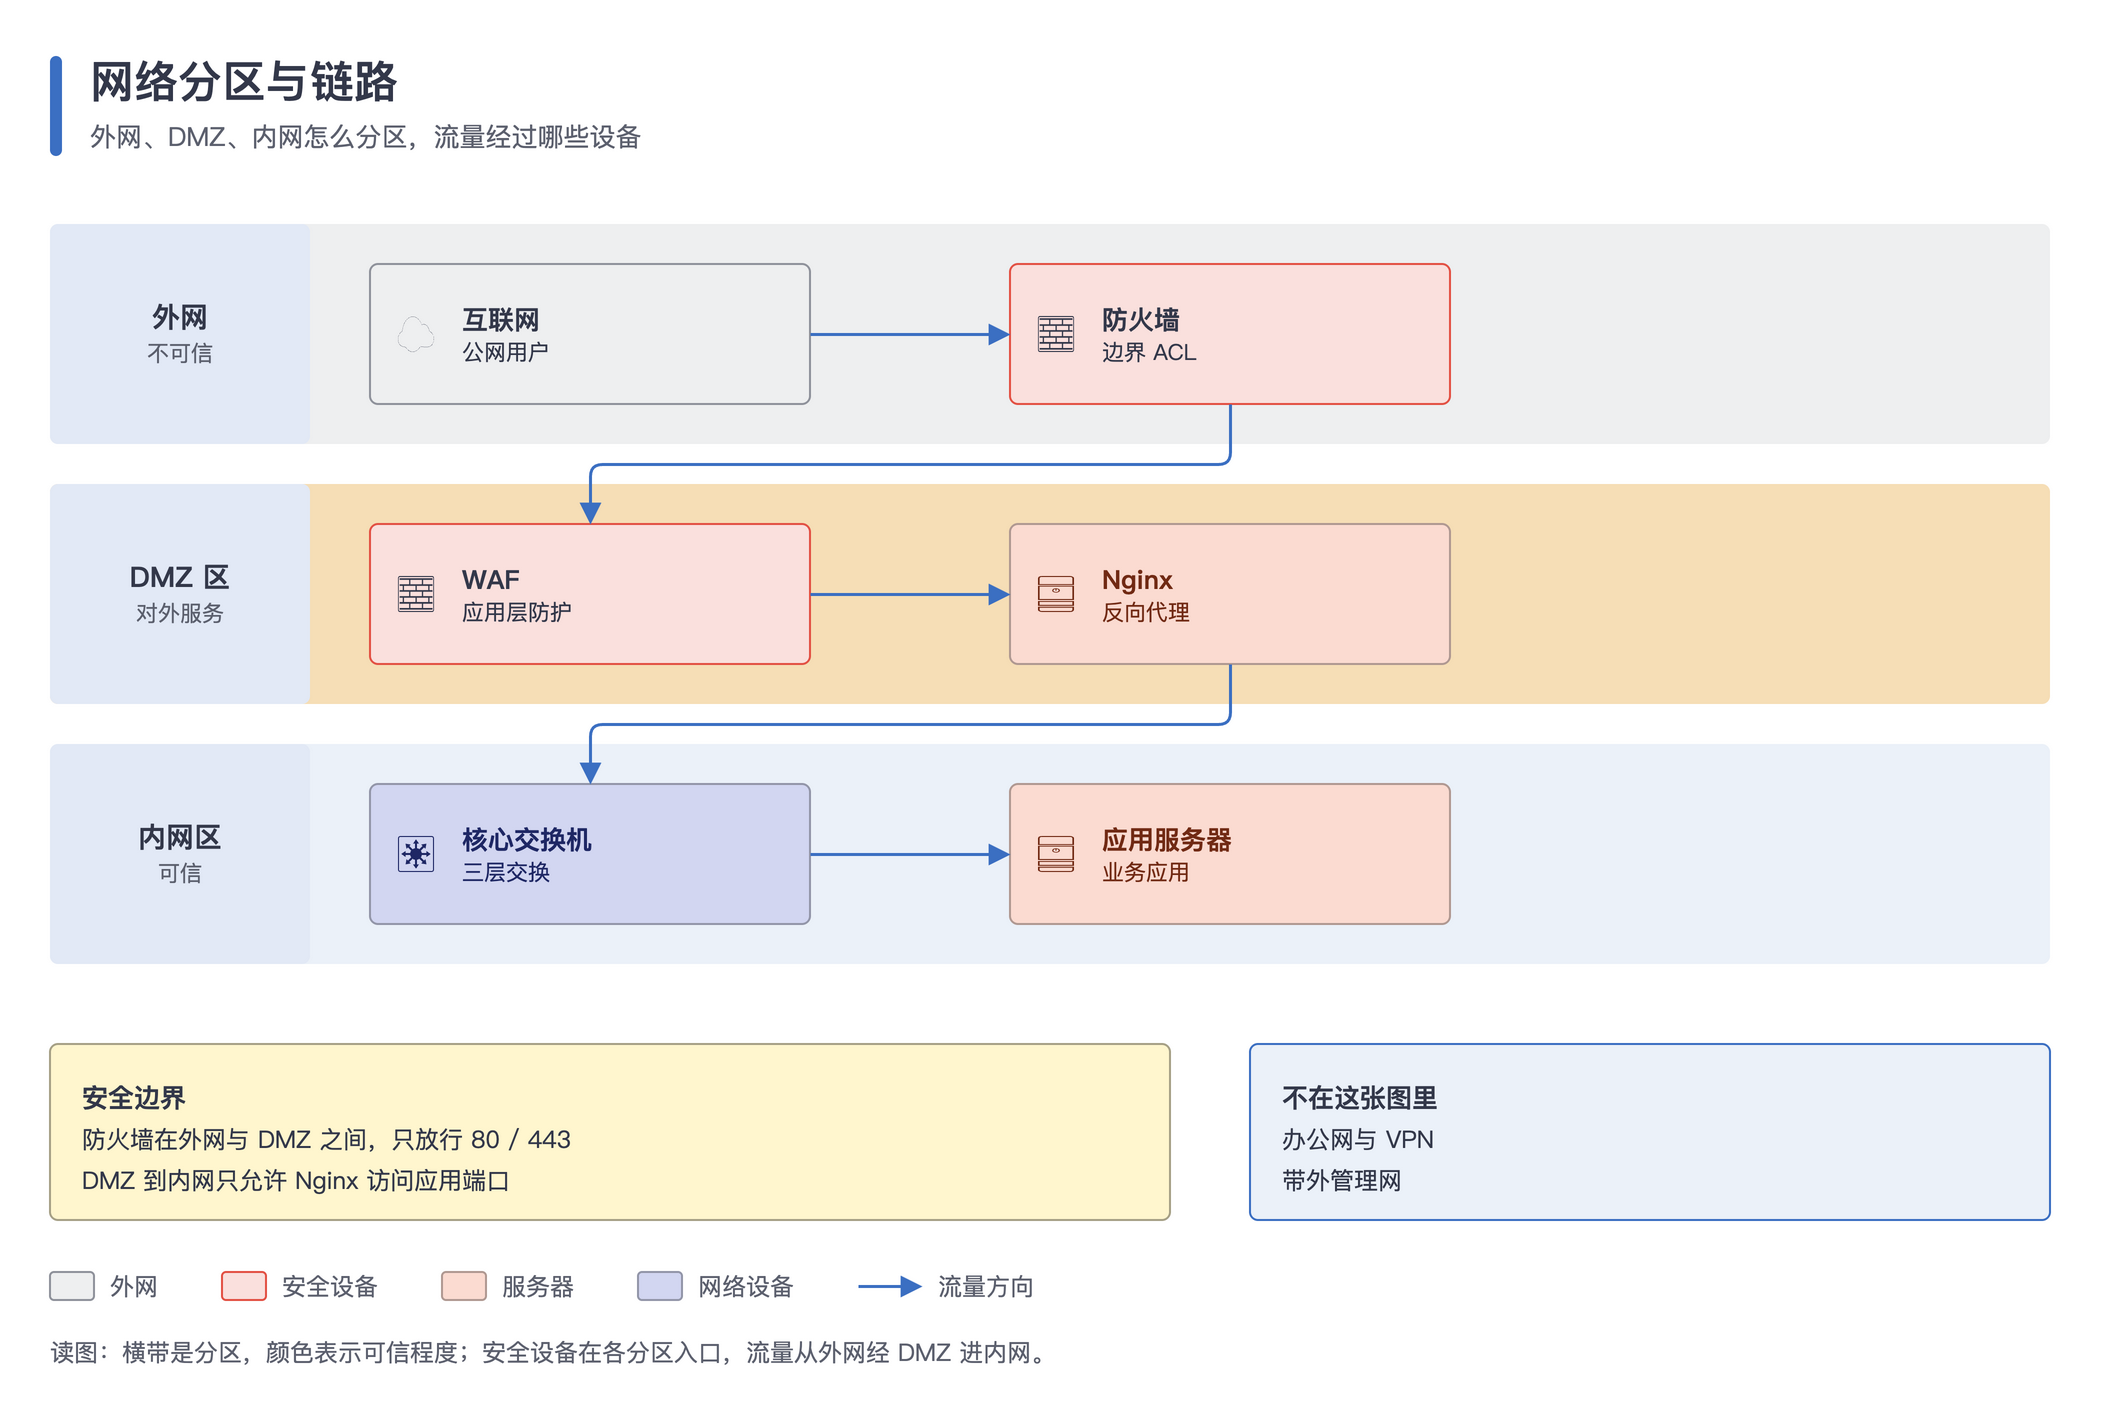

Recreate this plot in Python.
#!/usr/bin/env python3
"""网络拓扑图：分区用横向分层带（DMZ 警告底、内网浅底），设备卡片带 draw.io 自带的 Cisco 线性图标，安全设备在边界上。

用到：band（tint 换底色）、box（icon 传 mxgraph 样式串）、bad 安全设备、ext 外网、panel、legend、footer。
运行后在本目录生成 network.drawio 和 network.png。
"""
import os
import sys

HERE = os.path.dirname(os.path.abspath(__file__))
sys.path.insert(0, os.path.join(os.path.dirname(HERE), 'scripts'))
from drawio_kit import Diagram  # noqa: E402

MIN_SIDE = int(os.environ.get('DIAGRAM_MIN_SIDE', 4000))

d = Diagram('网络分区与链路', '外网、DMZ、内网怎么分区，流量经过哪些设备')


def cisco(name, color):
    """draw.io 自带的 Cisco 19 线性图标（离线可用），颜色改成卡片字色。"""
    return f'shape=mxgraph.cisco19.rect;prIcon={name};fillColor=none;strokeColor={color};'


W = 1000
d.band(40, 120, W, 110, '外网', '不可信', tint=d.t.fill('ext'))
d.band(40, 250, W, 110, 'DMZ 区', '对外服务', tint=d.t.fill('apricot'))
d.band(40, 380, W, 110, '内网区', '可信', tint=d.t.soft)

net = d.box(200, 140, 220, 70, '互联网', '公网用户', role='ext', icon=cisco('cloud', d.t.font('ext')))
fw = d.box(520, 140, 220, 70, '防火墙', '边界 ACL', role='bad', icon=cisco('firewall', d.t.font('bad')))
waf = d.box(200, 270, 220, 70, 'WAF', '应用层防护', role='bad', icon=cisco('firewall', d.t.font('bad')))
ng = d.box(520, 270, 220, 70, 'Nginx', '反向代理', role='peach', icon=cisco('server', d.t.font('peach')))
sw = d.box(200, 400, 220, 70, '核心交换机', '三层交换', role='lav', icon=cisco('l3_switch', d.t.font('lav')))
app = d.box(520, 400, 220, 70, '应用服务器', '业务应用', role='peach', icon=cisco('server', d.t.font('peach')))

d.edge(net, fw, src='R', dst='L')
d.edge(fw, waf, src='B', dst='T', points=[(630, 240), (310, 240)])
d.edge(waf, ng, src='R', dst='L')
d.edge(ng, sw, src='B', dst='T', points=[(630, 370), (310, 370)])
d.edge(sw, app, src='R', dst='L')

y = d.panel(40, 530, 560, '安全边界', ['防火墙在外网与 DMZ 之间，只放行 80 / 443', 'DMZ 到内网只允许 Nginx 访问应用端口'])
d.panel(640, 530, 400, '不在这张图里', ['办公网与 VPN', '带外管理网'], kind='soft', h=y - 530)
d.legend(40, y + 24, [('ext', '外网'), ('bad', '安全设备'), ('peach', '服务器'), ('lav', '网络设备'), ('edge', '流量方向')])
d.footer(40, y + 56, '读图：横带是分区，颜色表示可信程度；安全设备在各分区入口，流量从外网经 DMZ 进内网。')

name = os.path.join(HERE, 'network')
d.save(name + '.drawio')
d.export(name + '.drawio', name + '.png', scale=d.scale_for(MIN_SIDE))
